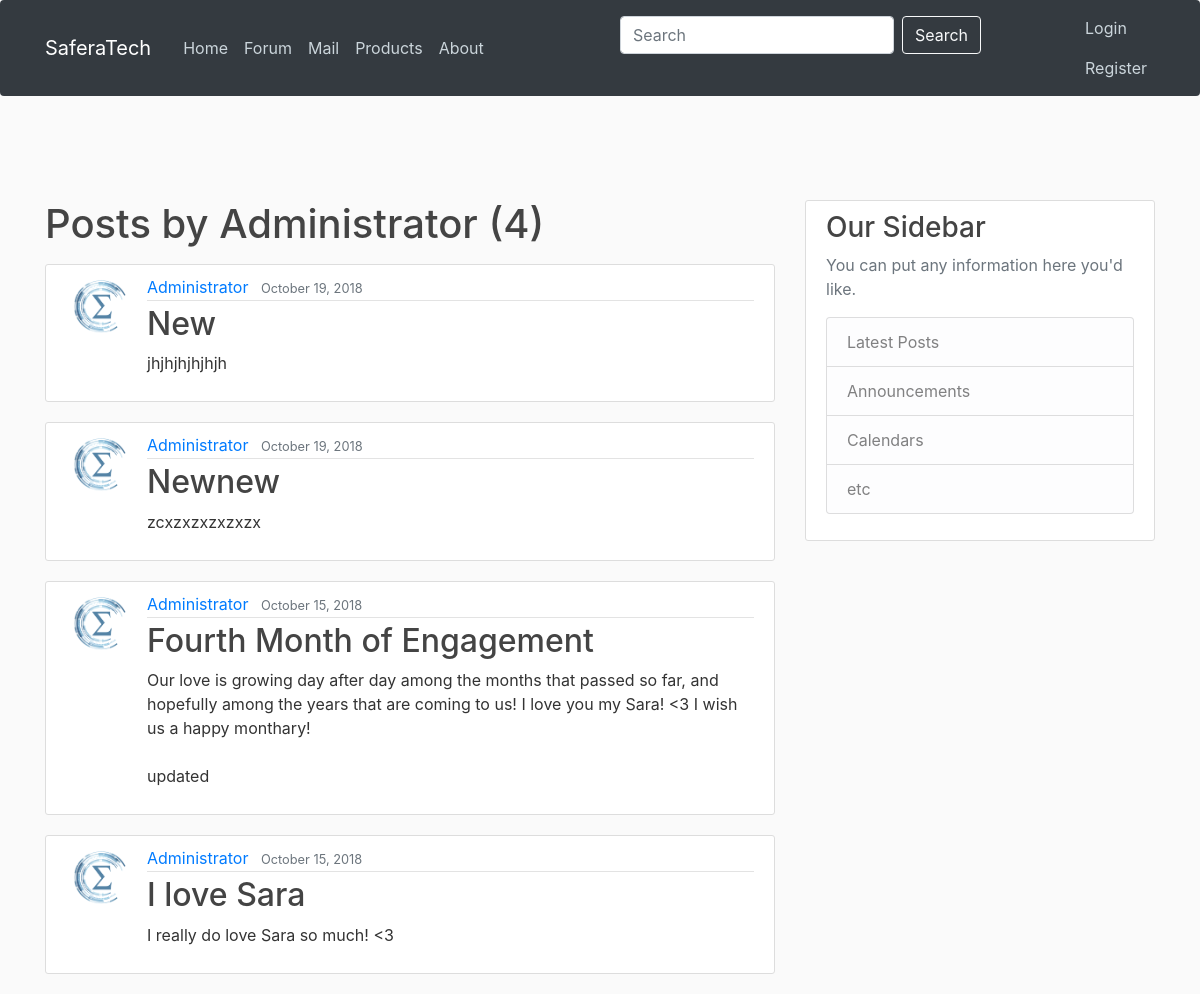
The page /blog/Administrator on the database its author committed.
### blog/models.py (models this page shows, shortened)
class Post(models.Model):
    title = models.CharField(max_length=100)
    content = models.TextField()
    date_posted = models.DateTimeField(default=timezone.now)
    author = models.ForeignKey(User, on_delete=models.CASCADE)

### users/models.py (models this page shows, shortened)
class Profile(models.Model):
    user = models.OneToOneField(User, on_delete=models.CASCADE)
    image = models.ImageField(default='default.jpg', upload_to='profile_pics')

### blog/views.py (the view)
# urls.py: path('<str:username>', UserPostListView.as_view(), name='user-posts'),
class UserPostListView(ListView):
    model = Post
    template_name = 'blog/user_posts.html'  # <app>/<model>_<viewtype>.html
    context_object_name = 'posts'
    paginate_by = 5
    def get_queryset(self):
        user = get_object_or_404(User, username=self.kwargs.get('username'))
        return Post.objects.filter(author=user).order_by('-date_posted')

### blog/templates/blog/user_posts.html (shortened to what this page needs)
{% extends "blog/base.html" %}
{% block content %}
    <h1 class="mb-3">Posts by {{ view.kwargs.username }} ({{ page_obj.paginator.count }})</h1>
    {% for post in posts %}
        <article class="media content-section">
          <img class="rounded-circle article-img" src="{{ post.author.profile.image.url }}">
          <div class="media-body">
            <div class="article-metadata">
              <a class="mr-2" href="{% url 'user-posts' post.author.username %}">{{ post.author }}</a>
              <small class="text-muted">{{ post.date_posted|date:"F d, Y" }}</small>
            </div>
            <h2><a class="article-title" href="{% url 'post-detail' post.id %}">{{ post.title }}</a></h2>
            <p class="article-content">{{ post.content }}</p>
          </div>
        </article>
    {% endfor %}
{% endblock content %}

### static/blog/main.css (style rules this page uses)
body { background: #fafafa; color: #333333; margin-top: 5rem; }
h1, h2, h3, h4, h5, h6 { color: #444444; }
.content-section { background: #ffffff; padding: 10px 20px; border: 1px solid #dddddd; border-radius: 3px; margin-bottom: 20px; }
.article-title { color: #444444; }
.article-content { white-space: pre-line; }
.article-img { height: 65px; width: 65px; margin-right: 16px; }
.article-metadata { padding-bottom: 1px; margin-bottom: 4px; border-bottom: 1px solid #e3e3e3 }

### rows shown on the page
Post: author.profile.image (picture), author "Administrator", date_posted "October 19, 2018", title "New", content "jhjhjhjhjhjh"
Post: author.profile.image (picture), author "Administrator", date_posted "October 19, 2018", title "Newnew", content "zcxzxzxzxzxzx"
Post: author.profile.image (picture), author "Administrator", date_posted "October 15, 2018", title "Fourth Month of Engagement", content "Our love is growing day after day among the months that passed so far, and hopefully among the years that are coming to us! I love you my Sara! <3 I wish us a happy monthary! updated"
Post: author.profile.image (picture), author "Administrator", date_posted "October 15, 2018", title "I love Sara", content "I really do love Sara so much! <3"

### other values the page prints
{{ view.kwargs.username }} "Administrator"
{{ page_obj.paginator.count }} "4"
